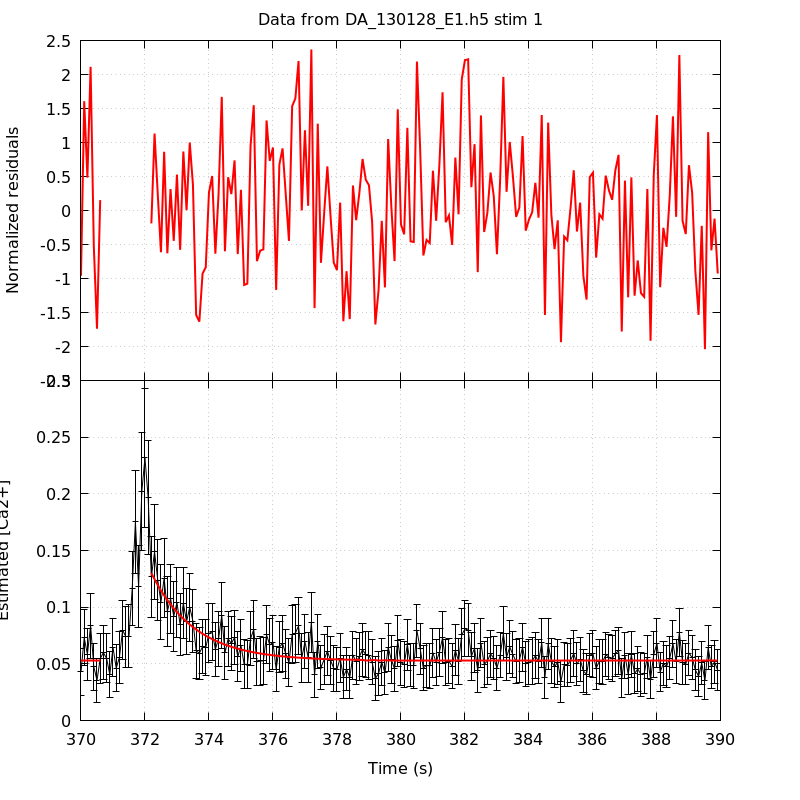

This chart was generated by the following gnuplot code:
unset key
set grid
set multiplot title 'Data from DA_130128_E1.h5 stim 1' noenhanced layout 2,1 margins 0.1,0.9,0.1,0.95 spacing 0,0
set ylabel 'Normalized residuals'
set xtics format ''
plot 'DA_130128_E1_aba_RatioFit_s1' using 1:4 with lines linecolor rgb 'red' linewidth 2
set format x '%g'
set xlabel 'Time (s)'
set ylabel 'Estimated [Ca2+]'
plot 'DA_130128_E1_aba_CaRatio_s1' using 1:2:($3*1.96) with yerrorlines \
     linecolor rgb 'black' linewidth 1,                \
     'DA_130128_E1_aba_RatioFit_s1' using 1:3 with lines linecolor rgb 'red'\
     linewidth 2
unset multiplot
